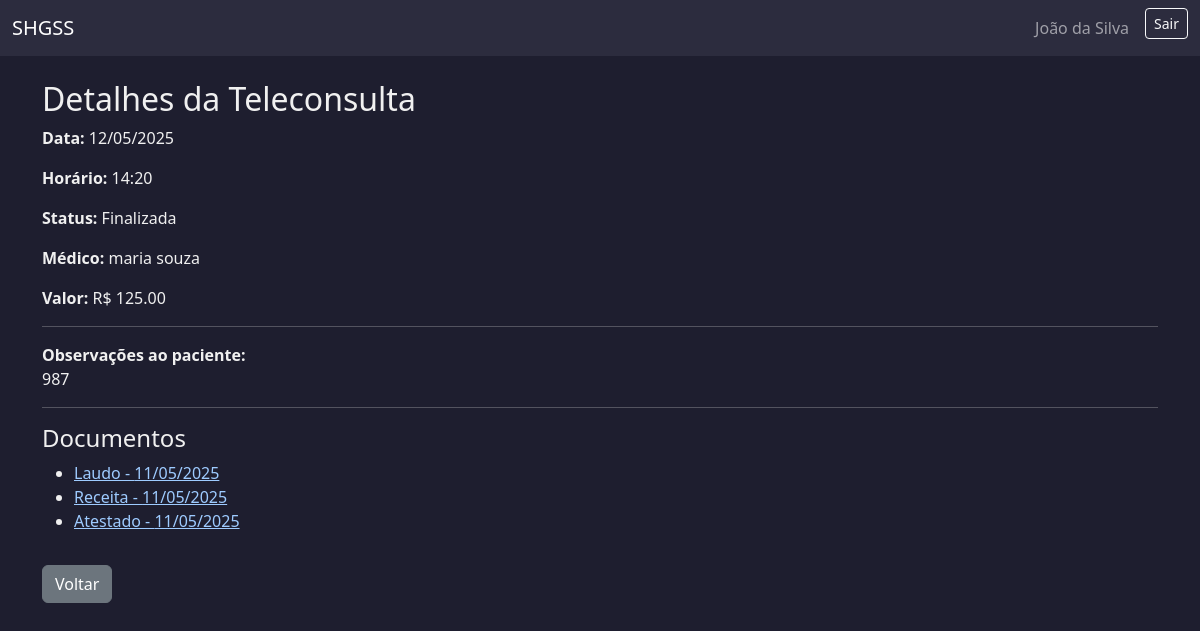
Page /teleconsultas/usuario/2/detalhar/ (signed in) on the committed database.
### usuarios/models.py (models this page shows, shortened)
class Usuario(AbstractUser):
    ROLE_CHOICES = [
        ('paciente', 'Paciente'),
        ('medico', 'Médico'),
        ('administrativo', 'Administrativo'),
        ('financeiro', 'Financeiro'),
    ]
    cpf = models.CharField(max_length=14, unique=True, blank=False, null=False)
    telefone = models.CharField(max_length=20)
    rua = models.CharField(max_length=100)
    numero = models.CharField(max_length=10)
    bairro = models.CharField(max_length=50)
    cidade = models.CharField(max_length=50)
    estado = models.CharField(max_length=2)
    cep = models.CharField(max_length=9)
    role = models.CharField(max_length=20, choices=ROLE_CHOICES)
    plano_saude = models.CharField(max_length=50, null=True, blank=True)
    numero_cartao_plano = models.CharField(max_length=30, null=True, blank=True)
    crm = models.CharField(max_length=20, null=True, blank=True)
    especialidade = models.CharField(max_length=50, null=True, blank=True)
    setor = models.CharField(max_length=50, null=True, blank=True)
    cargo = models.CharField(max_length=50, null=True, blank=True)

class AtendimentoBase(models.Model):
    STATUS_CHOICES = [
        ('agendada', 'Agendada'),
        ('cancelada', 'Cancelada'),
        ('em_andamento', 'Em atendimento'),
        ('finalizada', 'Finalizada'),
    ]
    status = models.CharField(max_length=20, choices=STATUS_CHOICES, default='agendada')
    observacoes_visiveis = models.TextField(blank=True, null=True)
    observacoes_internas = models.TextField(blank=True, null=True)
    encaminhamento = models.TextField(blank=True, null=True)
    criado_em = models.DateTimeField(auto_now_add=True)
    atualizado_em = models.DateTimeField(auto_now=True)
    motivo_cancelamento = models.TextField(blank=True, null=True)
    data_cancelamento = models.DateTimeField(null=True, blank=True)
    class Meta:
        abstract = True

class Teleconsulta(AtendimentoBase):
    agenda = models.ForeignKey(
        'AgendaTeleconsulta',
        on_delete=models.PROTECT,
        related_name='teleconsultas'
    )
    medico = models.ForeignKey(
        settings.AUTH_USER_MODEL,
        on_delete=models.CASCADE,
        limit_choices_to={'role': 'medico'},
        related_name='teleconsultas_como_medico'
    )
    paciente = models.ForeignKey(
        settings.AUTH_USER_MODEL,
        on_delete=models.CASCADE,
        limit_choices_to={'role': 'paciente'},
        related_name='teleconsultas_como_paciente'
    )
    cancelado_por = models.ForeignKey(
        settings.AUTH_USER_MODEL,
        on_delete=models.SET_NULL,
        null=True,
        blank=True,
        related_name='teleconsultas_canceladas'
    )
    valor = models.DecimalField(max_digits=8, decimal_places=2, default=125.00)

class AgendaBase(models.Model):
    sala = models.ForeignKey(Sala, on_delete=models.PROTECT)
    data = models.DateField()
    horario_inicio = models.TimeField()
    horario_fim = models.TimeField()
    duracao_procedimento = models.PositiveIntegerField(help_text="Duração em minutos")
    status_manual = models.CharField(
        max_length=20,
        choices=[('livre', 'Livre'), ('agendado', 'Agendado'), ('bloqueado', 'Bloqueado')],
        default='livre'
    )
    class Meta:
        abstract = True

class AgendaTeleconsulta(AgendaBase):
    medico = models.ForeignKey(Usuario, on_delete=models.SET_NULL, null=True, blank=False, limit_choices_to={'role': 'medico'})

class Laudo(models.Model):
    consulta = models.ForeignKey(
        'Consulta', on_delete=models.CASCADE,
        related_name='laudos', null=True, blank=True
    )
    teleconsulta = models.ForeignKey(
        'Teleconsulta', on_delete=models.CASCADE,
        related_name='laudos', null=True, blank=True
    )
    medico = models.ForeignKey(
        Usuario, on_delete=models.CASCADE,
        limit_choices_to={'role': 'medico'},
        related_name='laudos_emitidos'
    )
    paciente = models.ForeignKey(
        Usuario, on_delete=models.CASCADE,
        limit_choices_to={'role': 'paciente'},
        related_name='laudos_recebidos'
    )
    conteudo = models.TextField()
    criado_em = models.DateTimeField(auto_now_add=True)
    arquivo_pdf = models.FileField(upload_to='documentos/laudos/', null=True, blank=True)

class Receita(models.Model):
    consulta = models.ForeignKey(
        'Consulta', on_delete=models.CASCADE,
        related_name='receitas', null=True, blank=True
    )
    teleconsulta = models.ForeignKey(
        'Teleconsulta', on_delete=models.CASCADE,
        related_name='receitas', null=True, blank=True
    )
    medico = models.ForeignKey(
        Usuario, on_delete=models.CASCADE,
        limit_choices_to={'role': 'medico'},
        related_name='receitas_emitidas'
    )
    paciente = models.ForeignKey(
        Usuario, on_delete=models.CASCADE,
        limit_choices_to={'role': 'paciente'},
        related_name='receitas_recebidas'
    )
    conteudo = models.TextField()
    criado_em = models.DateTimeField(auto_now_add=True)
    arquivo_pdf = models.FileField(upload_to='documentos/receitas/', null=True, blank=True)

class Atestado(models.Model):
    consulta = models.ForeignKey(
        'Consulta', on_delete=models.CASCADE,
        related_name='atestados', null=True, blank=True
    )
    teleconsulta = models.ForeignKey(
        'Teleconsulta', on_delete=models.CASCADE,
        related_name='atestados', null=True, blank=True
    )
    medico = models.ForeignKey(
        Usuario, on_delete=models.CASCADE,
        limit_choices_to={'role': 'medico'},
        related_name='atestados_emitidos'
    )
    paciente = models.ForeignKey(
        Usuario, on_delete=models.CASCADE,
        limit_choices_to={'role': 'paciente'},
        related_name='atestados_recebidos'
    )
    conteudo = models.TextField()
    criado_em = models.DateTimeField(auto_now_add=True)
    arquivo_pdf = models.FileField(upload_to='documentos/atestados/', null=True, blank=True)

### usuarios/views.py (the view)
# urls.py: path('teleconsultas/usuario/<int:pk>/detalhar/', views.detalhar_teleconsulta_usuario, name='detalhar_teleconsulta_usuario'),
@role_required('paciente', 'administrativo')
def detalhar_teleconsulta_usuario(request, pk):
    teleconsulta = get_object_or_404(Teleconsulta, pk=pk)
    if request.user.role == 'paciente' and teleconsulta.paciente != request.user:
        return render(request, '403.html', status=403)
    mostrar_obs_internas = request.user.role == 'administrativo'
    return render(request, 'teleconsultas/detalhar_teleconsulta_usuario.html', {
        'teleconsulta': teleconsulta,
        'mostrar_obs_internas': mostrar_obs_internas,
    })

### templates/teleconsultas/detalhar_teleconsulta_usuario.html (shortened to what this page needs)
{% extends 'base.html' %}
{% block content %}
<h2>Detalhes da Teleconsulta</h2>
<p><strong>Data:</strong> {{ teleconsulta.agenda.data|date:"d/m/Y" }}</p>
<p><strong>Horário:</strong> {{ teleconsulta.agenda.horario_inicio|time:"H:i" }}</p>
<p><strong>Status:</strong> {{ teleconsulta.get_status_display }}</p>
<p><strong>Médico:</strong> {{ teleconsulta.medico.get_full_name }}</p>
<p><strong>Valor:</strong> R$ {{ teleconsulta.valor }}</p>
<hr>
<p><strong>Observações ao paciente:</strong><br>{{ teleconsulta.observacoes_visiveis|default:"Nenhuma." }}</p>
<hr>
<h4>Documentos</h4>
<ul>
    {% for laudo in teleconsulta.laudos.all %}
        <li><a href="{% url 'visualizar_laudo' laudo.id %}" target="_blank">Laudo - {{ laudo.criado_em|date:"d/m/Y" }}</a></li>
    {% endfor %}
    {% for receita in teleconsulta.receitas.all %}
        <li><a href="{% url 'visualizar_receita' receita.id %}" target="_blank">Receita - {{ receita.criado_em|date:"d/m/Y" }}</a></li>
    {% endfor %}
    {% for atestado in teleconsulta.atestados.all %}
        <li><a href="{% url 'visualizar_atestado' atestado.id %}" target="_blank">Atestado - {{ atestado.criado_em|date:"d/m/Y" }}</a></li>
    {% endfor %}
</ul>
<a href="{% url 'teleconsultas_usuario' %}" class="btn btn-secondary mt-3">Voltar</a>
{% endblock %}

### templates/base.html (shortened to what this page needs)
<!DOCTYPE html>
<html lang="pt-br">
<head>
    <link href="https://cdn.jsdelivr.net/npm/bootstrap@5.3.2/dist/css/bootstrap.min.css" rel="stylesheet">
</head>
<body>
    <nav class="navbar navbar-expand-lg navbar-dark">
        <div class="container-fluid">
            <a class="navbar-brand" href="#">SHGSS</a>
            <div class="collapse navbar-collapse">
                <ul class="navbar-nav ms-auto">
                    {% if user.is_authenticated %}
                        <li class="nav-item">
                            <a class="nav-link" href="#">{{ user.get_full_name }}</a>
                        </li>
                        <li class="nav-item">
                            <form method="post" action="{% url 'logout' %}">
                                <button type="submit" class="btn btn-sm btn-outline-light ms-2">Sair</button>
                            </form>
                        </li>
                    {% else %}
                        <li class="nav-item">
                            <a class="nav-link" href="{% url 'login' %}">Entrar</a>
                        </li>
                    {% endif %}
                </ul>
            </div>
        </div>
    </nav>
    <div class="container mt-4">
        {% block content %}{% endblock %}
    </div>
</body>
</html>

### templates/base.html (style rules this page uses)
body { background-color: #1e1e2f; color: #f0f0f0; }
.navbar { background-color: #2c2c3e; }
a { color: #9ecbff; }

### rows in the picture
Usuario: get_full_name "João da Silva"
Teleconsulta: agenda.data "12/05/2025", agenda.horario_inicio "14:20", status "Finalizada", medico.get_full_name "maria souza", valor "125.00", observacoes_visiveis "987"
Laudo: criado_em "11/05/2025"
Receita: criado_em "11/05/2025"
Atestado: criado_em "11/05/2025"
